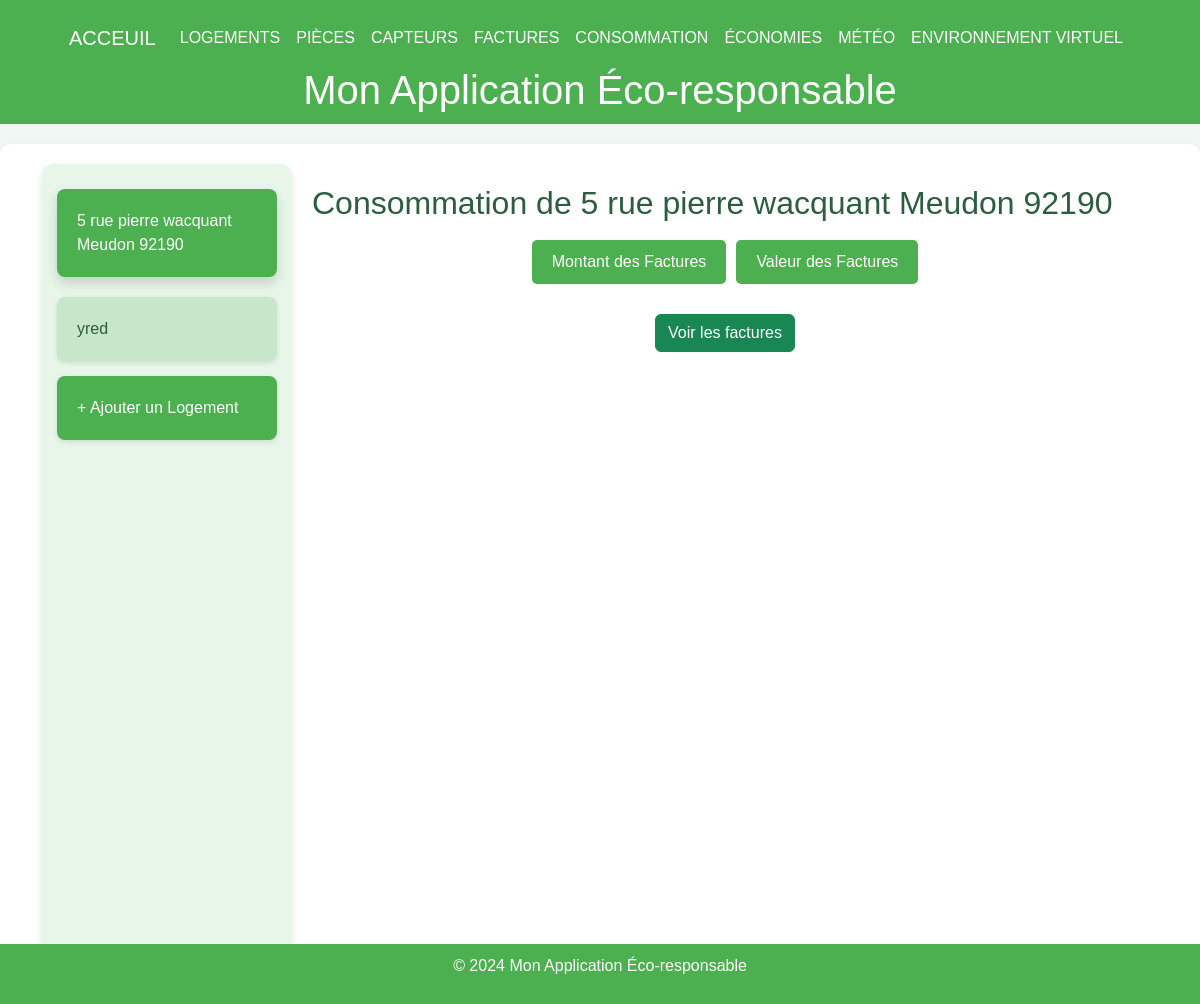
The app's page /consommation_par_logement, older data.
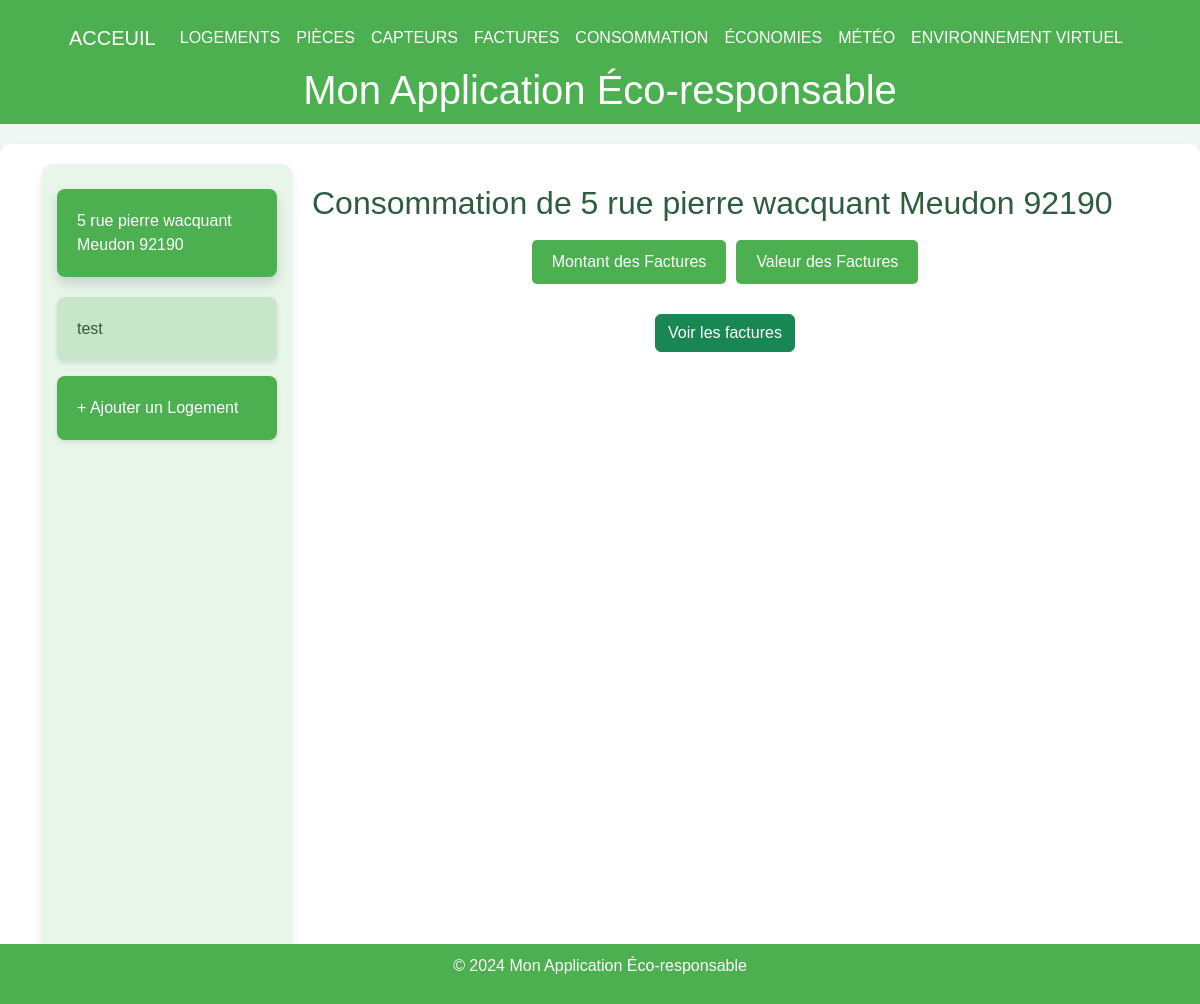
The same page, newer data.
### tables this page shows
CREATE TABLE Housing (
housing_id INTEGER PRIMARY KEY, -- Identifiant unique pour chaque logement
address VARCHAR(255), -- Adresse du logement
phone_number VARCHAR(20), -- NumÃ©ro de contact pour le logement
ip_address VARCHAR(15), -- Adresse IP associÃ©e au logement
insert_date TIMESTAMP DEFAULT CURRENT_TIMESTAMP -- Horodatage de l'ajout de l'enregistrement
);

### main.py (the view)
@app.get("/consommation_par_logement", response_class=HTMLResponse)
def consommation_par_logement(request: Request, logement_id: int = None):
    conn = get_db_connection()
    logements = conn.execute("SELECT housing_id, address FROM Housing").fetchall()
    if logement_id is None:
        logement_id = 1  # Sélection par défaut du logement 1
    selected_logement = conn.execute(
        "SELECT address FROM Housing WHERE housing_id = ?", (logement_id,)
    ).fetchone()
    factures = conn.execute(
        "SELECT type, SUM(amount) as total_amount, SUM(value) as total_value "
        "FROM Invoice WHERE housing_id = ? GROUP BY type", (logement_id,)
    ).fetchall()
    chart_data = {
        "amount": [["Type", "Montant"]] + [ [row["type"], row["total_amount"]] for row in factures],
        "value": [["Type", "Valeur"]] + [ [row["type"], row["total_value"]] for row in factures],
    }
    message = "Aucune facture assignée à ce logement." if not factures else ""
    conn.close()
    return templates.TemplateResponse("consommation_par_logement.html", {
        "request": request,
        "logements": logements,
        "selected_id": logement_id,
        "selected_logement_address": selected_logement["address"] if selected_logement else "Logement par Défaut",
        "chart_data": chart_data,
        "message": message
    })

### templates/consommation_par_logement.html (shortened to what this page needs)
{% extends "layout.html" %}
{% block content %}
<div class="container">
    <div class="menu">
        {% for logement in logements %}
        <div class="menu-item {% if logement.housing_id == selected_id %}active{% endif %}"
            onclick="location.href='?logement_id={{ logement.housing_id }}'">
            {{ logement.address }}
        </div>
        {% endfor %}
        <div class="menu-item" style="background-color: #4caf50; color: white;"
            onclick="location.href='https://localhost:8000/logements'">
            + Ajouter un Logement
        </div>
    </div>
    <div class="content">
        <h2>Consommation de {{ selected_logement_address or 'Logement par Défaut' }}</h2>
        {% if message %}
        <p class="message">{{ message }}</p>
        {% else %}
        <div class="chart-toggle">
            <button onclick="setChartType('amount')">Montant des Factures</button>
            <button onclick="setChartType('value')">Valeur des Factures</button>
        </div>
        {% endif %}
        <p style="text-align: center; margin-top: 20px;">
            <a href="/visualiser_factures" class="btn btn-success">Voir les factures</a>
        </p>
    </div>
</div>
{% endblock %}

Row changes from the older to the newer data that the page shows:
removed Housing: address "yred"
added Housing: address "test"
